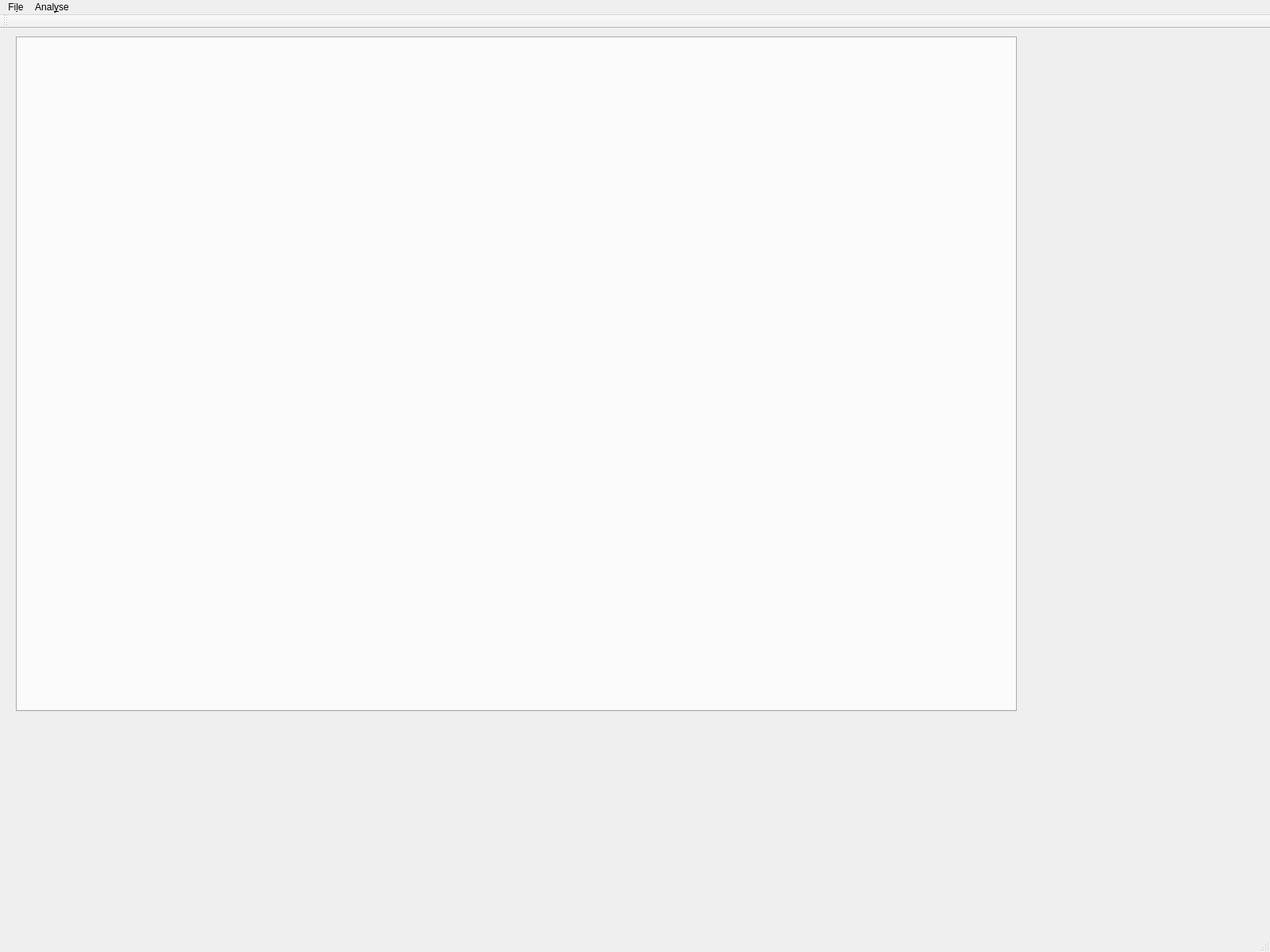
<?xml version="1.0" encoding="UTF-8"?>
<ui version="4.0">
 <class>MainWindow</class>
 <widget class="QMainWindow" name="MainWindow">
  <property name="geometry">
   <rect>
    <x>0</x>
    <y>0</y>
    <width>1600</width>
    <height>1200</height>
   </rect>
  </property>
  <property name="windowTitle">
   <string>MainWindow</string>
  </property>
  <widget class="QWidget" name="centralWidget">
   <widget class="QTabWidget" name="onglets">
    <property name="geometry">
     <rect>
      <x>20</x>
      <y>10</y>
      <width>1261</width>
      <height>851</height>
     </rect>
    </property>
   </widget>
  </widget>
  <widget class="QMenuBar" name="menuBar">
   <property name="geometry">
    <rect>
     <x>0</x>
     <y>0</y>
     <width>1600</width>
     <height>23</height>
    </rect>
   </property>
   <widget class="QMenu" name="menuFile">
    <property name="title">
     <string>Fi&amp;le</string>
    </property>
    <addaction name="actionOpen"/>
    <addaction name="separator"/>
    <addaction name="actionOpen_Multi_file"/>
    <addaction name="actionQuit"/>
   </widget>
   <widget class="QMenu" name="menuAnalyse">
    <property name="title">
     <string>Anal&amp;yse</string>
    </property>
    <widget class="QMenu" name="menu_Channel">
     <property name="title">
      <string>&amp;Channel</string>
     </property>
     <addaction name="actionAll"/>
     <addaction name="actionOne_Channel"/>
     <addaction name="actionAll_Files_and_Channels"/>
    </widget>
    <addaction name="menu_Channel"/>
    <addaction name="actionCounter"/>
    <addaction name="actionTimestamp"/>
    <addaction name="separator"/>
    <addaction name="actionToto"/>
    <addaction name="actionCounter_and_trigger"/>
   </widget>
   <addaction name="menuFile"/>
   <addaction name="menuAnalyse"/>
  </widget>
  <widget class="QToolBar" name="mainToolBar">
   <attribute name="toolBarArea">
    <enum>TopToolBarArea</enum>
   </attribute>
   <attribute name="toolBarBreak">
    <bool>false</bool>
   </attribute>
  </widget>
  <widget class="QStatusBar" name="statusBar"/>
  <action name="actionOpen">
   <property name="text">
    <string>&amp;Open</string>
   </property>
  </action>
  <action name="actionQuit">
   <property name="text">
    <string>&amp;Quit</string>
   </property>
  </action>
  <action name="actionCounter">
   <property name="text">
    <string>C&amp;ounter</string>
   </property>
  </action>
  <action name="actionTimestamp">
   <property name="text">
    <string>&amp;Timestamp</string>
   </property>
  </action>
  <action name="actionToto">
   <property name="text">
    <string>toto</string>
   </property>
  </action>
  <action name="actionOpen_Multi_file">
   <property name="text">
    <string>Open &amp;Multi file</string>
   </property>
  </action>
  <action name="actionAll">
   <property name="text">
    <string>&amp;all Channels</string>
   </property>
  </action>
  <action name="actionOne_Channel">
   <property name="text">
    <string>&amp;One Channel</string>
   </property>
  </action>
  <action name="actionAll_Files_and_Channels">
   <property name="text">
    <string>All &amp;Files and Channels</string>
   </property>
  </action>
  <action name="actionCounter_and_trigger">
   <property name="text">
    <string>counter and trigger</string>
   </property>
  </action>
 </widget>
 <layoutdefault spacing="6" margin="11"/>
 <resources/>
 <connections/>
</ui>
